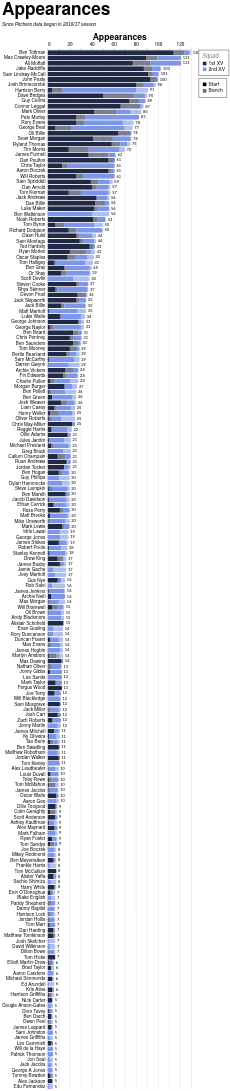

The specification (Vega-Lite) saved for this image:
### Vega-Lite specification from a JSON file in a GitHub repository (floating-point values rounded to 4 significant figures; data arrays with more than 128 entries replaced by an {"elided": "..."} marker saying what was removed)
{"config": {"axis": {"labelFont": "PT Sans Narrow, Helvetica Neue, Helvetica, Arial, sans-serif", "titleFont": "PT Sans Narrow, Helvetica Neue, Helvetica, Arial, sans-serif", "labelFontSize": 13, "titleFontSize": 24, "gridColor": "#202947", "gridOpacity": 0.2, "zindex": 1}, "text": {"font": "Lato, sans-serif"}, "bar": {"cornerRadiusEnd": 5}, "header": {"labelFont": "PT Sans Narrow, Helvetica Neue, Helvetica, Arial, sans-serif", "titleFont": "PT Sans Narrow, Helvetica Neue, Helvetica, Arial, sans-serif", "labelFontSize": 24, "titleFontSize": 28, "labelFontWeight": "bold", "orient": "left"}, "legend": {"labelFont": "PT Sans Narrow, Helvetica Neue, Helvetica, Arial, sans-serif", "titleFont": "PT Sans Narrow, Helvetica Neue, Helvetica, Arial, sans-serif", "labelFontSize": 14, "titleFontSize": 16, "titlePadding": 5, "fillColor": "white", "strokeColor": "black", "padding": 10, "titleFontWeight": "lighter", "titleFontStyle": "italic", "titleColor": "gray", "offset": 10}, "title": {"font": "PT Sans Narrow, Helvetica Neue, Helvetica, Arial, sans-serif", "fontSize": 48, "fontWeight": "bold", "anchor": "start", "align": "center", "titlePadding": 20, "subtitlePadding": 10, "subtitleFontSize": 13, "subtitleColor": "", "subtitleFontStyle": "italic", "offset": 15, "color": "black"}, "axisX": {"labelAngle": 0}, "facet": {"title": null, "header": null, "align": {"row": "each", "column": "each"}}, "resolve": {"scale": {"y": "independent", "facet": "independent"}}, "background": "transparent", "scale": {"offsetBandPaddingOuter": 0.2, "offsetBandPaddingInner": 0.1}, "view": {"stroke": null, "background": "transparent"}}, "layer": [{"mark": {"type": "bar"}, "encoding": {"color": {"field": "squad", "legend": {"direction": "vertical", "labelExpr": "datum.value + ' XV'", "offset": 20, "orient": "right", "title": "Squad"}, "scale": {"domain": ["1st", "2nd"], "range": ["#202946", "#7d96e8"]}, "sort": ["1st", "2nd"], "type": "nominal"}, "opacity": {"field": "start", "legend": {"direction": "vertical", "offset": 20, "orient": "right", "title": null}, "scale": {"domain": ["Start", "Bench"], "range": [1.0, 0.6]}, "sort": ["Start", "Bench"], "type": "nominal"}, "order": {"field": "stack_order", "sort": "ascending", "type": "quantitative"}, "tooltip": [{"field": "player", "title": "Player", "type": "nominal"}, {"field": "squad", "title": "Squad", "type": "nominal"}, {"field": "start", "title": "Selection", "type": "nominal"}, {"aggregate": "sum", "field": "games", "title": "Games", "type": "quantitative"}, {"aggregate": "max", "field": "player_total", "title": "Total", "type": "quantitative"}], "x": {"aggregate": "sum", "axis": {"orient": "top", "title": "Appearances"}, "field": "games", "type": "quantitative"}, "y": {"field": "player", "sort": {"field": "player_total", "op": "max", "order": "descending"}, "title": null, "type": "nominal"}}}, {"mark": {"type": "text", "align": "left", "baseline": "middle", "color": "black", "dx": 4, "fontSize": 11}, "encoding": {"text": {"field": "total_games", "format": ".0f", "type": "quantitative"}, "x": {"axis": {"orient": "top", "title": "Appearances"}, "field": "total_games", "type": "quantitative"}, "y": {"field": "player", "sort": {"field": "player_total", "op": "max", "order": "descending"}, "title": null, "type": "nominal"}}, "transform": [{"aggregate": [{"op": "sum", "field": "games", "as": "total_games"}, {"op": "max", "field": "player_total", "as": "player_total"}], "groupby": ["player"]}]}], "data": {"name": "data-7d826e7f3401bb0f57d2d17dd3327705"}, "height": {"step": 15}, "params": [{"name": "seasonParam", "value": []}, {"name": "gameTypesParam", "value": []}, {"name": "squadParam", "value": "All"}, {"name": "positionsParam", "value": []}, {"name": "minAppsParam", "value": 5}], "title": {"text": "Appearances", "subtitle": "Since Pitchero data began in 2016/17 season"}, "transform": [{"filter": "length(seasonParam) === 0 || indexof(seasonParam, datum.season) >= 0"}, {"filter": "length(gameTypesParam) === 0 || indexof(gameTypesParam, datum.game_type) >= 0"}, {"filter": "squadParam === \"All\" || datum.squad === squadParam"}, {"filter": "length(positionsParam) === 0 || indexof(positionsParam, datum.position) >= 0"}, {"joinaggregate": [{"op": "sum", "field": "games", "as": "player_total"}], "groupby": ["player"]}, {"filter": "datum.player_total >= minAppsParam"}], "width": 400, "$schema": "https://vega.github.io/schema/vega-lite/v5.20.1.json", "datasets": {"data-7d826e7f3401bb0f57d2d17dd3327705": {"elided": "2377 records"}}}
